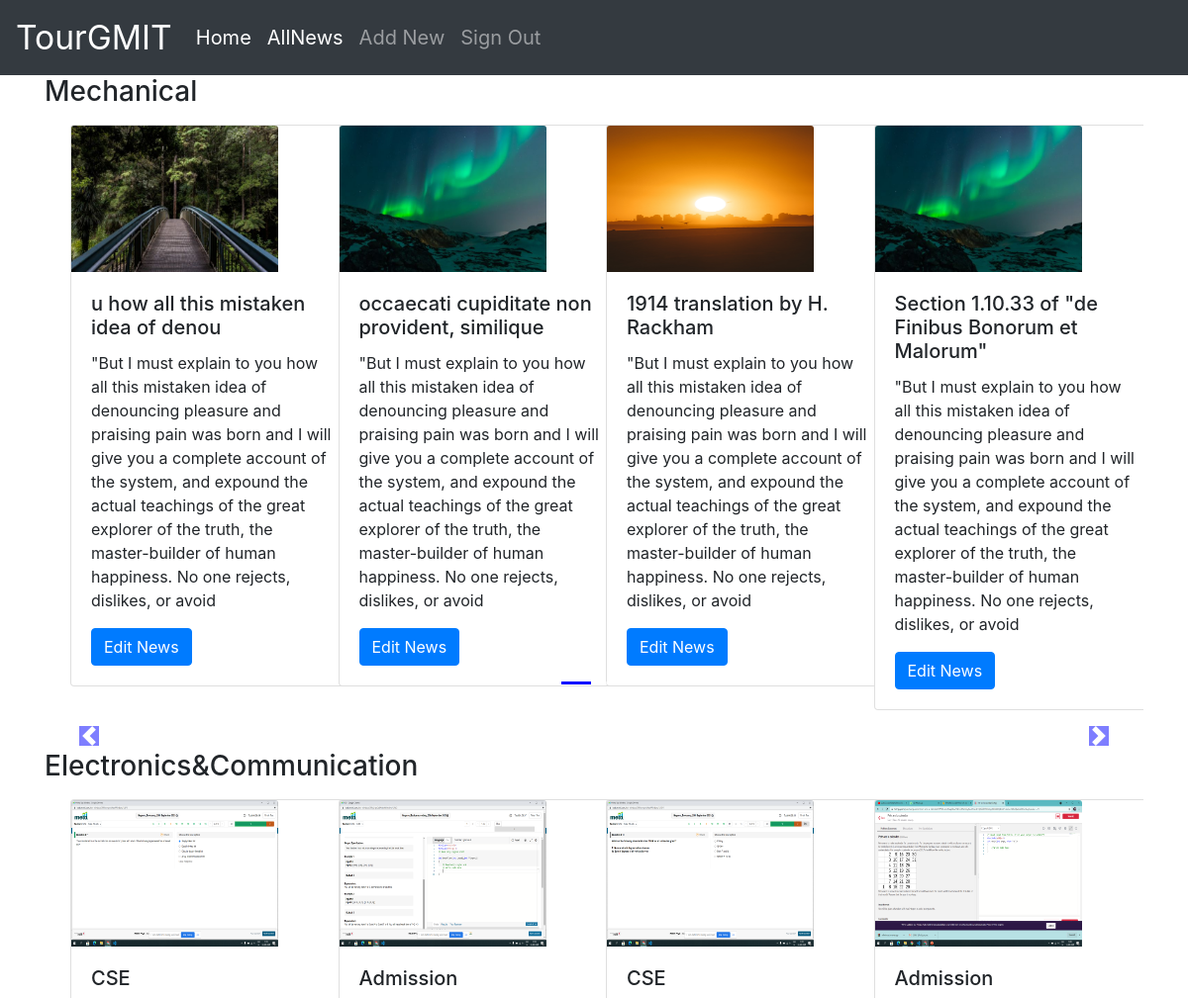
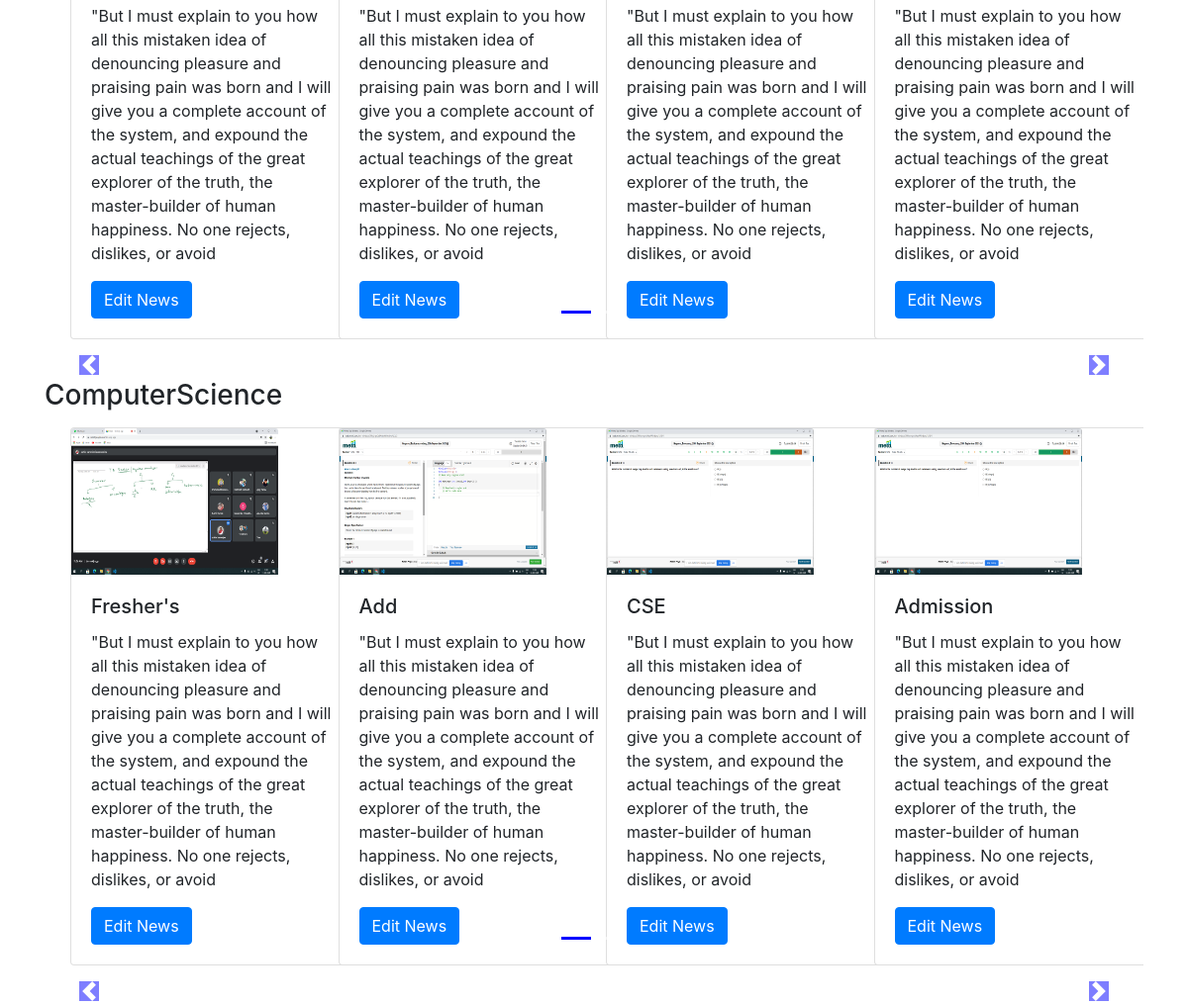
Screenshot of /index/ (signed in) with the database file from the repository (2 pictures, top to bottom).
### outlet/models.py (models this page shows, shortened)
class News(models.Model):
    Heading = models.CharField(max_length=50)
    category = models.CharField(
        max_length=40, choices=NewsDeptChoice, default='Computer Science')
    subcategory = models.CharField(max_length=50, default="")
    description = models.TextField(max_length=300)
    publish_date = models.DateField()
    image = models.ImageField(upload_to="outlet/images", default="")

### outlet/views.py (the view)
# urls.py: path('index/', views.index,name="index"),
@login_required(login_url='signin')
def index(request):
    All_news = News.objects.all()
    New_list = []
    catnews = All_news.values('category')
    cats = {item['category'] for item in catnews}
    for cat in cats:
        news = All_news.filter(category=cat)
        n = len(news)
        nSlides = n // 4 + math.ceil((n / 4) - (n // 4))
        New_list.append([news, range(1, nSlides), nSlides])
    params = {"New_list": New_list}
    return render(request, 'outlet/index.html', params)

### outlet/templates/outlet/index.html (shortened to what this page needs)
{% extends "outlet/basic.html" %}
{% block body%}
{% load static %}
<div class="container">
  {% for All_news,range,nslides in New_list %}
  <h3>{{All_news.0.category}}</h3>
  <div id="demo{{forloop.counter}}" class="carousel slide my-3" data-ride="carousel">
    <ul class="carousel-indicators">
      <li data-target="#demo{{forloop.counter}}" data-slide-to="0" class="active"></li>
      {% for i in range %}
      <li data-target="#demo{{forloop.parentloop.counter}}" data-slide-to="{{i}}"></li>
      {% endfor %}
    </ul>
    <div class="container carousel-inner no-padding">
      <div class="carousel-item active">
        {% for i in All_news|slice:"0:" %}
        <div class="col-xs-3 col-sm-3 col-md-3">
          <div class="card" style="width: 18rem;">
            <img src='/media/{{i.image}} ' class="card-img-top" alt="...">
            <div class="card-body">
              <h5 class="card-title">{{i.Heading}}</h5>
              <p class="card-text">{{i.description}}</p>
              <a href="{% url 'news_edit' pk=i.id %}" class="btn btn-primary">Edit News</a>
            </div>
          </div>
        </div>
        {% if forloop.counter|divisibleby:4 and forloop.counter >= 0 and not forloop.last %}
      </div>
        {% endif %}
        {% endfor %}
    </div>
  </div>
  <a class="carousel-control-prev" href="#demo{{forloop.counter}}" data-slide="prev">
    <span class="carousel-control-prev-icon"></span>
  </a>
  <a class="carousel-control-next" href="#demo{{forloop.counter}}" data-slide="next">
    <span class="carousel-control-next-icon"></span>
  </a>
  <br>
  {% endfor %}
</div>
{% endblock %}

### outlet/templates/outlet/basic.html (shortened to what this page needs)
  {% load static %}
<!doctype html>
<html lang="en">
<head>
  <link rel="stylesheet" href="https://stackpath.bootstrapcdn.com/bootstrap/4.2.1/css/bootstrap.min.css"
>
</head>
<body>
  <nav class="navbar navbar-expand-lg navbar-dark bg-dark">
    <a class="navbar-brand" href="/">TourGMIT</a>
    <div class="collapse navbar-collapse" id="navbarSupportedContent">
      <ul class="navbar-nav mr-auto">
        <li class="nav-item active">
          <a class="nav-link" href="/">Home <span class="sr-only">(current)</span></a>
        </li>
        {% if request.user.is_authenticated %}
        <li class="nav-item active">
          <a class="nav-link" href="/index/">AllNews <span class="sr-only">(current)</span></a>
        </li>
        <li class="nav-item">
          <a class="nav-link" href="/news/add">Add New</a>
        </li>
        <li class="nav-item">
          <a class="nav-link " href="/signout">Sign Out</a>
        </li>
        {% else %}
        <li class="nav-item">
          <a class="nav-link " href="/signin">Sign In</a>
        </li>
        {% endif %}
      </ul>
    </div>
  </nav>
  {% block body%} {% endblock %}
</body>
</html>

### rows the page displays
News: category "Mechanical", image (picture), Heading "u how all this mistaken idea of denou", description "\"But I must explain to you how all this mistaken idea of denouncing pleasure and praising pain was born and I will give you a complete account of the system, and expound the actual teachings of the great explorer of the truth, the master-builder of human happiness. No one rejects, dislikes, or avoid"
News: image (picture), Heading "occaecati cupiditate non provident, similique", description "\"But I must explain to you how all this mistaken idea of denouncing pleasure and praising pain was born and I will give you a complete account of the system, and expound the actual teachings of the great explorer of the truth, the master-builder of human happiness. No one rejects, dislikes, or avoid"
News: image (picture), Heading "1914 translation by H. Rackham", description "\"But I must explain to you how all this mistaken idea of denouncing pleasure and praising pain was born and I will give you a complete account of the system, and expound the actual teachings of the great explorer of the truth, the master-builder of human happiness. No one rejects, dislikes, or avoid"
News: image (picture), Heading "Section 1.10.33 of \"de Finibus Bonorum et Malorum\"", description "\"But I must explain to you how all this mistaken idea of denouncing pleasure and praising pain was born and I will give you a complete account of the system, and expound the actual teachings of the great explorer of the truth, the master-builder of human happiness. No one rejects, dislikes, or avoid"
News: category "Electronics&Communication", image (picture), Heading "CSE", description "\"But I must explain to you how all this mistaken idea of denouncing pleasure and praising pain was born and I will give you a complete account of the system, and expound the actual teachings of the great explorer of the truth, the master-builder of human happiness. No one rejects, dislikes, or avoid"
News: image (picture), Heading "Admission", description "\"But I must explain to you how all this mistaken idea of denouncing pleasure and praising pain was born and I will give you a complete account of the system, and expound the actual teachings of the great explorer of the truth, the master-builder of human happiness. No one rejects, dislikes, or avoid"
News: image (picture), Heading "CSE", description "\"But I must explain to you how all this mistaken idea of denouncing pleasure and praising pain was born and I will give you a complete account of the system, and expound the actual teachings of the great explorer of the truth, the master-builder of human happiness. No one rejects, dislikes, or avoid"
News: image (picture), Heading "Admission", description "\"But I must explain to you how all this mistaken idea of denouncing pleasure and praising pain was born and I will give you a complete account of the system, and expound the actual teachings of the great explorer of the truth, the master-builder of human happiness. No one rejects, dislikes, or avoid"
News: category "ComputerScience", image (picture), Heading "Fresher's", description "\"But I must explain to you how all this mistaken idea of denouncing pleasure and praising pain was born and I will give you a complete account of the system, and expound the actual teachings of the great explorer of the truth, the master-builder of human happiness. No one rejects, dislikes, or avoid"
News: image (picture), Heading "Add", description "\"But I must explain to you how all this mistaken idea of denouncing pleasure and praising pain was born and I will give you a complete account of the system, and expound the actual teachings of the great explorer of the truth, the master-builder of human happiness. No one rejects, dislikes, or avoid"
News: image (picture), Heading "CSE", description "\"But I must explain to you how all this mistaken idea of denouncing pleasure and praising pain was born and I will give you a complete account of the system, and expound the actual teachings of the great explorer of the truth, the master-builder of human happiness. No one rejects, dislikes, or avoid"
News: image (picture), Heading "Admission", description "\"But I must explain to you how all this mistaken idea of denouncing pleasure and praising pain was born and I will give you a complete account of the system, and expound the actual teachings of the great explorer of the truth, the master-builder of human happiness. No one rejects, dislikes, or avoid"
